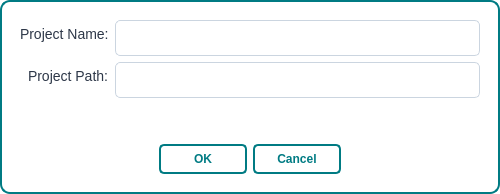
<?xml version="1.0" encoding="UTF-8"?>
<ui version="4.0">
 <class>NewProjectWidget</class>
 <widget class="QWidget" name="NewProjectWidget">
<property name="minimumSize">
 <size>
  <width>500</width>
  <height>80</height>
 </size>
</property>
  <property name="windowTitle">
   <string>Form</string>
  </property>
  <property name="styleSheet">
   <string notr="true">/* --- Main Dialog Style --- */
QWidget#NewProjectWidget {
	background-color: #FFFFFF;
    border: 2px solid #007B83; /* Clinical Teal border to pop */
	border-radius: 10px;
}

/* --- Label Styles --- */
QLabel {
	color: #2D3748;
	font-family: "Segoe UI", Arial, sans-serif;
	font-size: 14px;
}

QLabel#statusLabel {
	font-size: 12px;
}

/* --- LineEdit Styles --- */
QLineEdit {
	background-color: #FFFFFF;
	border: 1px solid #CBD5E0;
	border-radius: 5px;
	padding: 8px;
	font-size: 14px;
	color: #2D3748;
}

QLineEdit:focus {
	border-color: #007B83;
}

/* Make read-only fields look different */
QLineEdit:read-only {
    background-color: #EDF2F7;
    color: #718096;
}

/* --- QDialogButtonBox Styles --- */
QDialogButtonBox QPushButton {
	background-color: #FFFFFF;
	color: #007B83;
    min-width: 60px;
    padding: 6px 12px;
	border: 2px solid #007B83;
    border-radius: 5px;
    font-weight: bold;
}

QDialogButtonBox QPushButton:hover {
	background-color: #E6F2F3;
}

QDialogButtonBox QPushButton:disabled {
	background-color: #EDF2F7;
	color: #A0AEC0;
    border: 2px solid #CBD5E0;
}

QDialogButtonBox QPushButton[text="OK"] {
	background-color: #007B83;
    color: #FFFFFF;
}

QDialogButtonBox QPushButton[text="OK"]:hover {
	background-color: #005A60;
}
</string>
  </property>
  <layout class="QVBoxLayout" name="verticalLayout">
   <property name="leftMargin">
    <number>20</number>
   </property>
   <property name="topMargin">
    <number>20</number>
   </property>
   <property name="rightMargin">
    <number>20</number>
   </property>
   <property name="bottomMargin">
    <number>20</number>
   </property>
   <item>
    <layout class="QFormLayout" name="formLayout">
     <property name="labelAlignment">
      <set>Qt::AlignRight|Qt::AlignTrailing|Qt::AlignVCenter</set>
     </property>
     <item row="0" column="0">
      <widget class="QLabel" name="nameLabel">
       <property name="text">
        <string>Project Name:</string>
       </property>
      </widget>
     </item>
     <item row="0" column="1">
      <widget class="QLineEdit" name="projectNameEdit"/>
     </item>
     <item row="1" column="0">
      <widget class="QLabel" name="pathLabel">
       <property name="text">
        <string>Project Path:</string>
       </property>
      </widget>
     </item>
     <item row="1" column="1">
      <widget class="QLineEdit" name="projectPathEdit"/>
     </item>
    </layout>
   </item>
   <item>
    <widget class="QLabel" name="statusLabel">
     <property name="text">
      <string/>
     </property>
     <property name="alignment">
      <set>Qt::AlignCenter</set>
     </property>
    </widget>
   </item>
   <item>
    <spacer name="verticalSpacer">
     <property name="orientation">
      <enum>Qt::Vertical</enum>
     </property>
     <property name="sizeHint" stdset="0">
      <size>
       <width>20</width>
       <height>20</height>
      </size>
     </property>
    </spacer>
   </item>
   <item>
    <widget class="QDialogButtonBox" name="buttonBox">
     <property name="standardButtons">
      <set>QDialogButtonBox::Cancel|QDialogButtonBox::Ok</set>
     </property>
     <property name="centerButtons">
      <bool>true</bool>
     </property>
    </widget>
   </item>
  </layout>
 </widget>
 <resources/>
 <connections/>
</ui>
